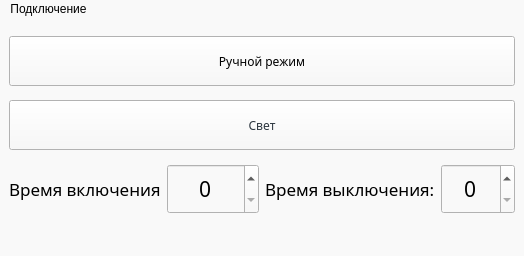
<?xml version="1.0" encoding="UTF-8"?>
<ui version="4.0">
 <class>MainWindow</class>
 <widget class="QMainWindow" name="MainWindow">
  <property name="geometry">
   <rect>
    <x>0</x>
    <y>0</y>
    <width>524</width>
    <height>256</height>
   </rect>
  </property>
  <property name="minimumSize">
   <size>
    <width>524</width>
    <height>256</height>
   </size>
  </property>
  <property name="maximumSize">
   <size>
    <width>624</width>
    <height>324</height>
   </size>
  </property>
  <property name="windowTitle">
   <string>MainWindow</string>
  </property>
  <property name="styleSheet">
   <string notr="true">background-color: rgb(249, 249, 249);</string>
  </property>
  <widget class="QWidget" name="centralwidget">
   <layout class="QVBoxLayout" name="verticalLayout">
    <item>
     <layout class="QVBoxLayout" name="verticalLayout_2">
      <item>
       <widget class="QPushButton" name="pushButtonManual">
        <property name="enabled">
         <bool>true</bool>
        </property>
        <property name="minimumSize">
         <size>
          <width>0</width>
          <height>50</height>
         </size>
        </property>
        <property name="font">
         <font>
          <family>Rubik</family>
         </font>
        </property>
        <property name="styleSheet">
         <string notr="true"/>
        </property>
        <property name="text">
         <string>Ручной режим</string>
        </property>
        <property name="iconSize">
         <size>
          <width>24</width>
          <height>28</height>
         </size>
        </property>
       </widget>
      </item>
     </layout>
    </item>
    <item>
     <widget class="QPushButton" name="pushButtonLight">
      <property name="enabled">
       <bool>true</bool>
      </property>
      <property name="minimumSize">
       <size>
        <width>0</width>
        <height>50</height>
       </size>
      </property>
      <property name="font">
       <font>
        <family>Rubik</family>
       </font>
      </property>
      <property name="styleSheet">
       <string notr="true">color: rgb(44, 54, 63);</string>
      </property>
      <property name="text">
       <string>Свет</string>
      </property>
     </widget>
    </item>
    <item>
     <layout class="QHBoxLayout" name="horizontalLayout_5">
      <item>
       <layout class="QHBoxLayout" name="horizontalLayout_2">
        <item>
         <widget class="QLabel" name="label">
          <property name="font">
           <font>
            <family>Rubik</family>
            <pointsize>13</pointsize>
            <italic>false</italic>
           </font>
          </property>
          <property name="styleSheet">
           <string notr="true">color: rgb(0, 0, 0);</string>
          </property>
          <property name="text">
           <string>Время включения</string>
          </property>
         </widget>
        </item>
        <item>
         <widget class="QSpinBox" name="spinBoxTimeOn">
          <property name="minimumSize">
           <size>
            <width>0</width>
            <height>50</height>
           </size>
          </property>
          <property name="font">
           <font>
            <family>Rubik</family>
            <pointsize>16</pointsize>
            <stylestrategy>PreferAntialias</stylestrategy>
            <kerning>true</kerning>
           </font>
          </property>
          <property name="styleSheet">
           <string notr="true"/>
          </property>
          <property name="alignment">
           <set>Qt::AlignCenter</set>
          </property>
          <property name="suffix">
           <string/>
          </property>
          <property name="maximum">
           <number>24</number>
          </property>
          <property name="stepType">
           <enum>QAbstractSpinBox::DefaultStepType</enum>
          </property>
         </widget>
        </item>
       </layout>
      </item>
      <item>
       <layout class="QHBoxLayout" name="horizontalLayout_4">
        <item>
         <widget class="QLabel" name="label_2">
          <property name="font">
           <font>
            <family>Rubik</family>
            <pointsize>13</pointsize>
            <italic>false</italic>
           </font>
          </property>
          <property name="styleSheet">
           <string notr="true">color: rgb(0, 0, 0);</string>
          </property>
          <property name="text">
           <string>Время выключения:</string>
          </property>
         </widget>
        </item>
        <item>
         <widget class="QSpinBox" name="spinBoxTimeOff">
          <property name="minimumSize">
           <size>
            <width>0</width>
            <height>50</height>
           </size>
          </property>
          <property name="font">
           <font>
            <family>Rubik</family>
            <pointsize>16</pointsize>
           </font>
          </property>
          <property name="styleSheet">
           <string notr="true"/>
          </property>
          <property name="alignment">
           <set>Qt::AlignCenter</set>
          </property>
          <property name="maximum">
           <number>24</number>
          </property>
         </widget>
        </item>
       </layout>
      </item>
     </layout>
    </item>
   </layout>
  </widget>
  <widget class="QMenuBar" name="menubar">
   <property name="geometry">
    <rect>
     <x>0</x>
     <y>0</y>
     <width>524</width>
     <height>22</height>
    </rect>
   </property>
   <widget class="QMenu" name="menu">
    <property name="title">
     <string>Подключение</string>
    </property>
    <addaction name="separator"/>
    <addaction name="action_2"/>
   </widget>
   <addaction name="menu"/>
  </widget>
  <widget class="QStatusBar" name="statusbar"/>
  <action name="action567558">
   <property name="text">
    <string>567558оо</string>
   </property>
  </action>
  <action name="action7890787">
   <property name="text">
    <string>7890787ролд</string>
   </property>
  </action>
  <action name="action_2">
   <property name="text">
    <string>Задать настройки</string>
   </property>
   <property name="font">
    <font>
     <family>Rubik</family>
     <pointsize>11</pointsize>
    </font>
   </property>
  </action>
 </widget>
 <resources/>
 <connections/>
</ui>
